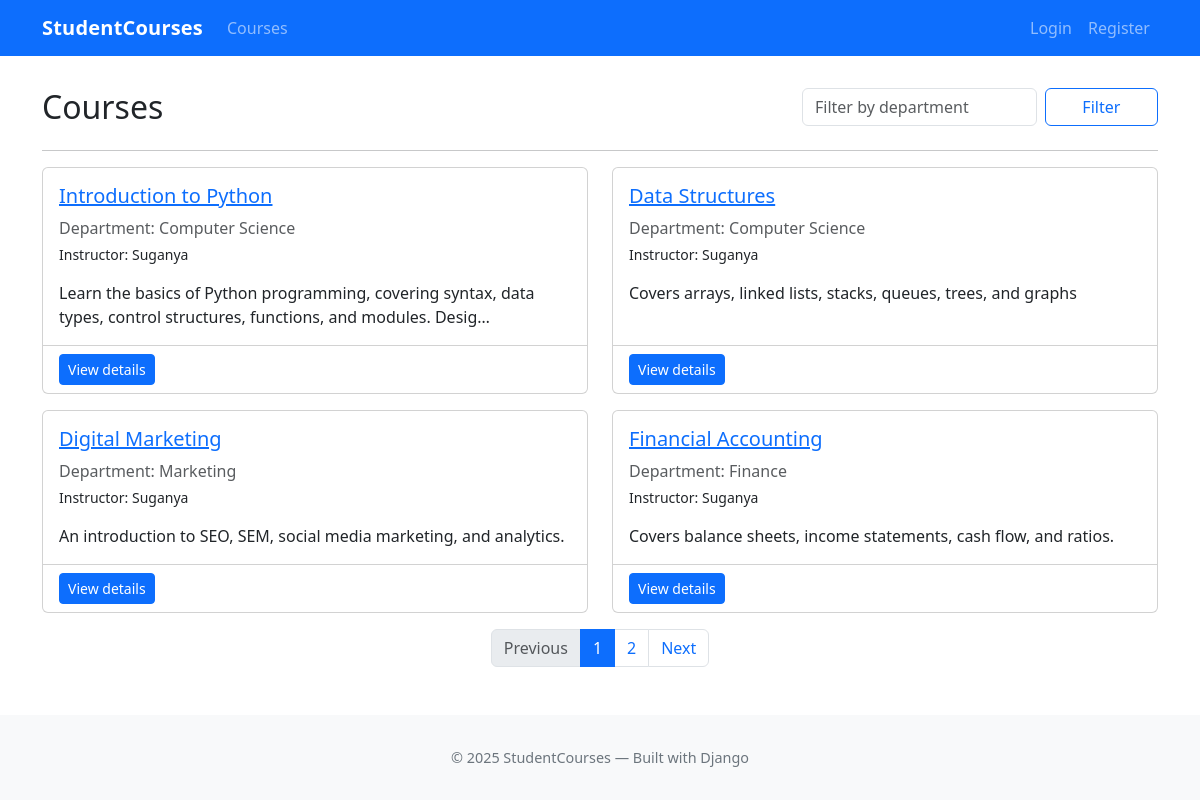
The page / on the database its author committed.
### courses/models.py (models this page shows, shortened)
class Course(models.Model):
    DEPARTMENTS = [
        ('CS', 'Computer Science'),
        ('AI', 'Artificial Intelligence'),
        ('FIN', 'Finance'),
        ('MKT', 'Marketing'),
        ('MGMT', 'Management'),
        ('IT', 'Information Technology'),
    ]
    title = models.CharField(max_length=200)
    instructor = models.ForeignKey(
        settings.AUTH_USER_MODEL,
        on_delete=models.SET_NULL,
        null=True, blank=True,
        limit_choices_to={'is_staff': True},
        related_name='courses_taught'
    )
    description = models.TextField(blank=True)
    department = models.CharField(max_length=50, choices=DEPARTMENTS, blank=True)

### courses/views.py (the view)
# urls.py: path('', views.CourseListView.as_view(), name='list'),
class CourseListView(ListView):
    model = Course
    template_name = 'courses/course_list.html'
    context_object_name = 'courses'
    paginate_by = 4
    def get_queryset(self):
        qs = super().get_queryset().select_related('instructor')
        dept = self.request.GET.get('department')
        if dept:
            qs = qs.filter(department__iexact=dept)
        return qs

### courses/templates/courses/course_list.html (shortened to what this page needs)
{% extends "base.html" %}
{% block content %}
<div class="row">
  <div class="col-md-8">
    <h2 class="mt-3">Courses</h2>
  </div>
  <div class="col-md-4">
    <form class="row gx-2 mt-3" method="get">
      <div class="col-8">
        <input class="form-control" name="department" placeholder="Filter by department" value="{{ request.GET.department }}">
      </div>
      <div class="col-4">
        <button class="btn btn-outline-primary w-100" type="submit">Filter</button>
      </div>
    </form>
  </div>
</div>
<hr>
<div class="row">
  {% for course in courses %}
    <div class="col-md-6 mb-3">
      <div class="card h-100">
        <div class="card-body">
          <h5 class="card-title">
            <a href="{% url 'courses:detail' course.pk %}">{{ course.title }}</a>
          </h5>
          <p class="card-text text-muted mb-1">
            Department: {{ course.department|default:"—" }}
          </p>
          <p class="card-text small">
            Instructor:
            {% if course.instructor %}
              {% if course.instructor.get_full_name %}
                {{ course.instructor.get_full_name }}
              {% else %}
                {{ course.instructor.username }}
              {% endif %}
            {% else %}
              TBA
            {% endif %}
          </p>
          <p class="card-text">{{ course.description|truncatechars:120 }}</p>
        </div>
        <div class="card-footer bg-transparent">
          <a href="{% url 'courses:detail' course.pk %}" class="btn btn-sm btn-primary">View details</a>
        </div>
      </div>
    </div>
  {% empty %}
    <div class="col-12">
      <div class="alert alert-info">No courses found.</div>
    </div>
  {% endfor %}
</div>
{% if is_paginated %}
  <nav aria-label="Course pagination">
    <ul class="pagination justify-content-center">
      {% if page_obj.has_previous %}
        <li class="page-item">
          <a class="page-link" href="?{% if request.GET.department %}department={{ request.GET.department }}&{% endif %}page={{ page_obj.previous_page_number }}">Previous</a>
        </li>
      {% else %}
        <li class="page-item disabled"><span class="page-link">Previous</span></li>
      {% endif %}
      {% for num in paginator.page_range %}
        {% if num == page_obj.number %}
          <li class="page-item active"><span class="page-link">{{ num }}</span></li>
        {% else %}
          <li class="page-item">
            <a class="page-link" href="?{% if request.GET.department %}department={{ request.GET.department }}&{% endif %}page={{ num }}">{{ num }}</a>
          </li>
        {% endif %}
      {% endfor %}
      {% if page_obj.has_next %}
        <li class="page-item">
          <a class="page-link" href="?{% if request.GET.department %}department={{ request.GET.department }}&{% endif %}page={{ page_obj.next_page_number }}">Next</a>
        </li>
      {% else %}
        <li class="page-item disabled"><span class="page-link">Next</span></li>
      {% endif %}
    </ul>
  </nav>
{% endif %}
{% endblock %}

### courses/templates/base.html (shortened to what this page needs)
<!doctype html>
<html lang="en">
  <head>
    <link href="https://cdn.jsdelivr.net/npm/bootstrap@5.3.2/dist/css/bootstrap.min.css" rel="stylesheet">
  </head>
  <body>
    <nav class="navbar navbar-expand-lg navbar-dark bg-primary fixed-top">
      <div class="container">
        <a class="navbar-brand nav-brand" href="{% url 'courses:list' %}">StudentCourses</a>
        <div class="collapse navbar-collapse" id="mainNav">
          <ul class="navbar-nav me-auto mb-2 mb-lg-0">
            <li class="nav-item"><a class="nav-link" href="{% url 'courses:list' %}">Courses</a></li>
          </ul>
          <ul class="navbar-nav ms-auto">
            {% if user.is_authenticated %}
              <li class="nav-item dropdown">
                <a class="nav-link dropdown-toggle" href="#" id="userMenu" role="button" data-bs-toggle="dropdown">
                  {% if user.get_full_name %}{{ user.get_full_name }}{% else %}{{ user.username }}{% endif %}
                </a>
                <ul class="dropdown-menu dropdown-menu-end" aria-labelledby="userMenu">
                  <li><span class="dropdown-item-text">Email: {{ user.email }}</span></li>
                  {% if user.is_staff %}
                    <li><a class="dropdown-item" href="{% url 'admin:index' %}">Admin</a></li>
                  {% endif %}
                  <li><hr class="dropdown-divider"></li>
                  <form method="post" action="{% url 'logout' %}" style="display:inline;">
  {% csrf_token %}
  <button type="submit" class="dropdown-item">Logout</button>
</form>
                </ul>
              </li>
            {% else %}
              <li class="nav-item"><a class="nav-link" href="{% url 'login' %}">Login</a></li>
              <li class="nav-item"><a class="nav-link" href="{% url 'register' %}">Register</a></li>
            {% endif %}
          </ul>
        </div>
      </div>
    </nav>
    <main class="container">
      {% block content %}{% endblock %}
    </main>
    <footer class="footer mt-5 bg-light">
      <div class="container text-center">
        <div>© {% now "Y" %} StudentCourses — Built with Django</div>
      </div>
    </footer>
  </body>
</html>

### courses/templates/base.html (style rules this page uses)
body { padding-top: 72px; }
.nav-brand { font-weight: 700; letter-spacing: .2px; }
.footer { padding: 2rem 0; color: #6c757d; font-size: .9rem; }

### rows shown on the page
Course: title "Introduction to Python", department "Computer Science", instructor.username "Suganya", description "Learn the basics of Python programming, covering syntax, data types, control structures, functions, and modules. Desig…"
Course: title "Data Structures", department "Computer Science", instructor.username "Suganya", description "Covers arrays, linked lists, stacks, queues, trees, and graphs"
Course: title "Digital Marketing", department "Marketing", instructor.username "Suganya", description "An introduction to SEO, SEM, social media marketing, and analytics."
Course: title "Financial Accounting", department "Finance", instructor.username "Suganya", description "Covers balance sheets, income statements, cash flow, and ratios."

### other values the page prints
{{ num }} "1"
{{ num }} "2"
